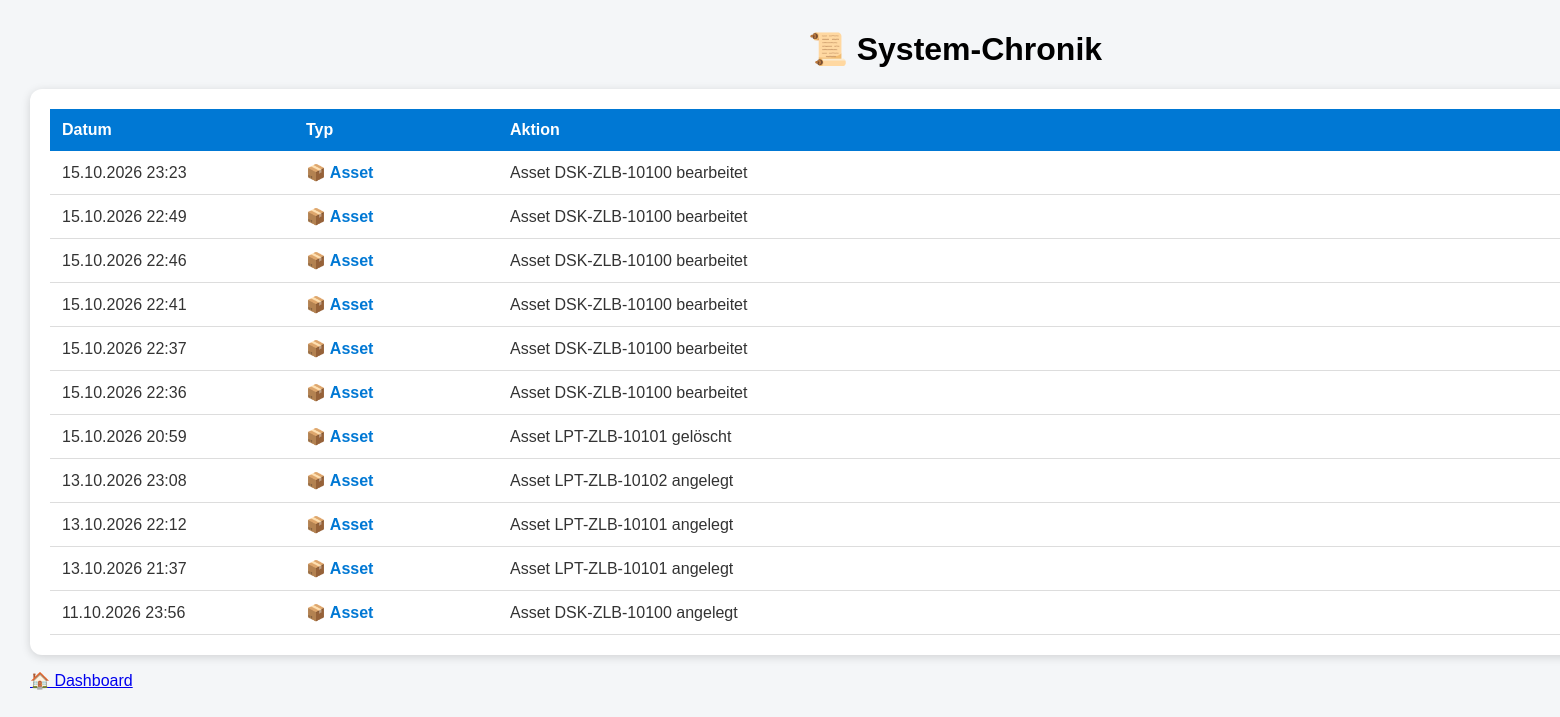
The page /historie on the database as committed earlier.
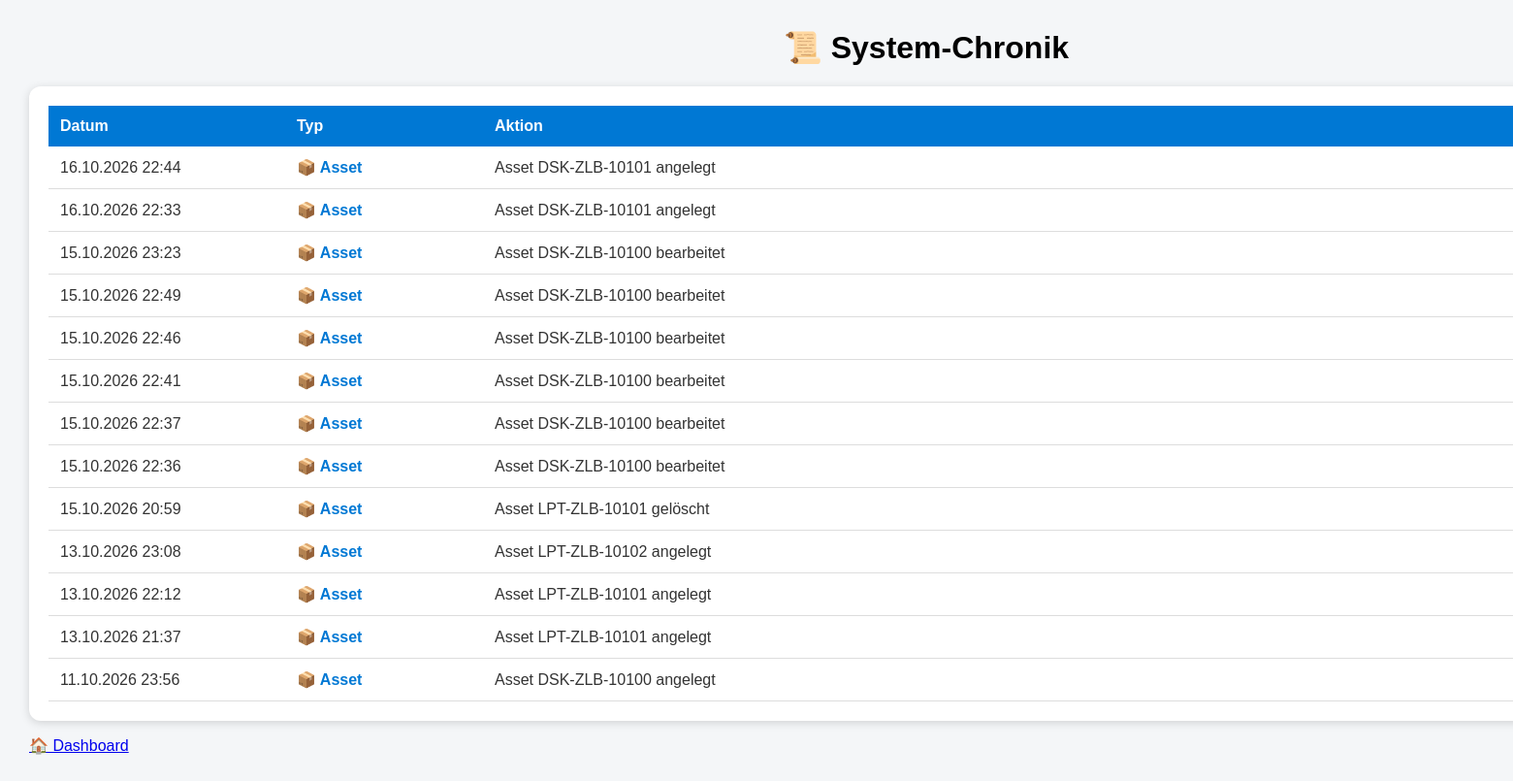
The same page on the database as committed later.
### tables this page shows
CREATE TABLE historie (
            id INTEGER PRIMARY KEY,
            datum TEXT,
            typ TEXT,
            aktion TEXT

        );

### app.py (the view)
@app.route("/historie")
def historie():
    verbindung = sqlite3.connect("asset_management.db")
    cursor = verbindung.cursor()
    cursor.execute("""
        SELECT datum, typ, aktion
        FROM historie
        ORDER BY id DESC
    """)
    eintraege = cursor.fetchall()
    verbindung.close()
    return render_template(
        "historie.html",
        eintraege=eintraege
    )

### templates/historie.html (shortened to what this page needs)
<!DOCTYPE html>
<html>
<head>
    <link rel="stylesheet"
          href="{{ url_for('static', filename='style.css')   }}">
</head>
<body>
    <div class="container">
        <h1>📜 System-Chronik</h1>
        <div class="card">
            <table>
                <tr>
                    <th class="datum">Datum</th>
                    <th class="typ">Typ</th>
                    <th>Aktion</th>
                </tr>
                {% for e in eintraege %}
                <tr>
                    <td>{{ e[0] }}</td>
                    <td>
                        {% if e[1] == "Asset" %}
                            <span class="asset">
                                📦 Asset
                            </span>
                        {% elif e[1] == "Mitarbeiter" %}
                            <span class="mitarbeiter">
                                👤 Mitarbeiter
                            </span>
                        {% else %}
                            {{ e[1] }}
                        {% endif %}
                    </td>
                    <td>{{ e[2] }}</td>
                </tr>
                {% endfor %}
            </table>
        </div>
        <p><a href="/">🏠 Dashboard</a></p>
    </div>
</body>
</html>

Rows that differ between the two databases and show on the page:
added historie: datum "16.10.2026 22:44", typ "📦 Asset", aktion "Asset DSK-ZLB-10101 angelegt"
added historie: datum "16.10.2026 22:33", typ "📦 Asset", aktion "Asset DSK-ZLB-10101 angelegt"
